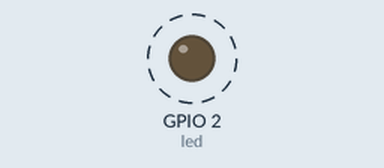
This sketch was run on a simulated ESP32. On the bench: output pins drawn as LEDs (lit = HIGH). Dashed ring = blinking. What the sketch prints to the serial monitor is not drawn.

Above: at 0.05 s.
Timing chart, 0 to 3.0 s (numbered marks = the images above):
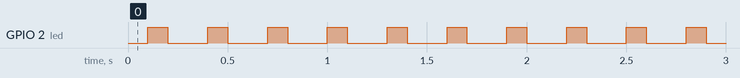

Measured:
- by itself, GPIO 2 (led): alternates HIGH for 0.10 s and LOW for 0.20 s

The sketch:

main.ino
```cpp
int led=2;
void setup()
{
    Serial.begin(115200);
    Serial.println("hello platformio!");
    pinMode(led, OUTPUT);
}

void loop()
{
    Serial.println("hello");
    delay(100);
    digitalWrite(led, HIGH);
    delay(100);
    digitalWrite(led, LOW);
    delay(100);
}
```
